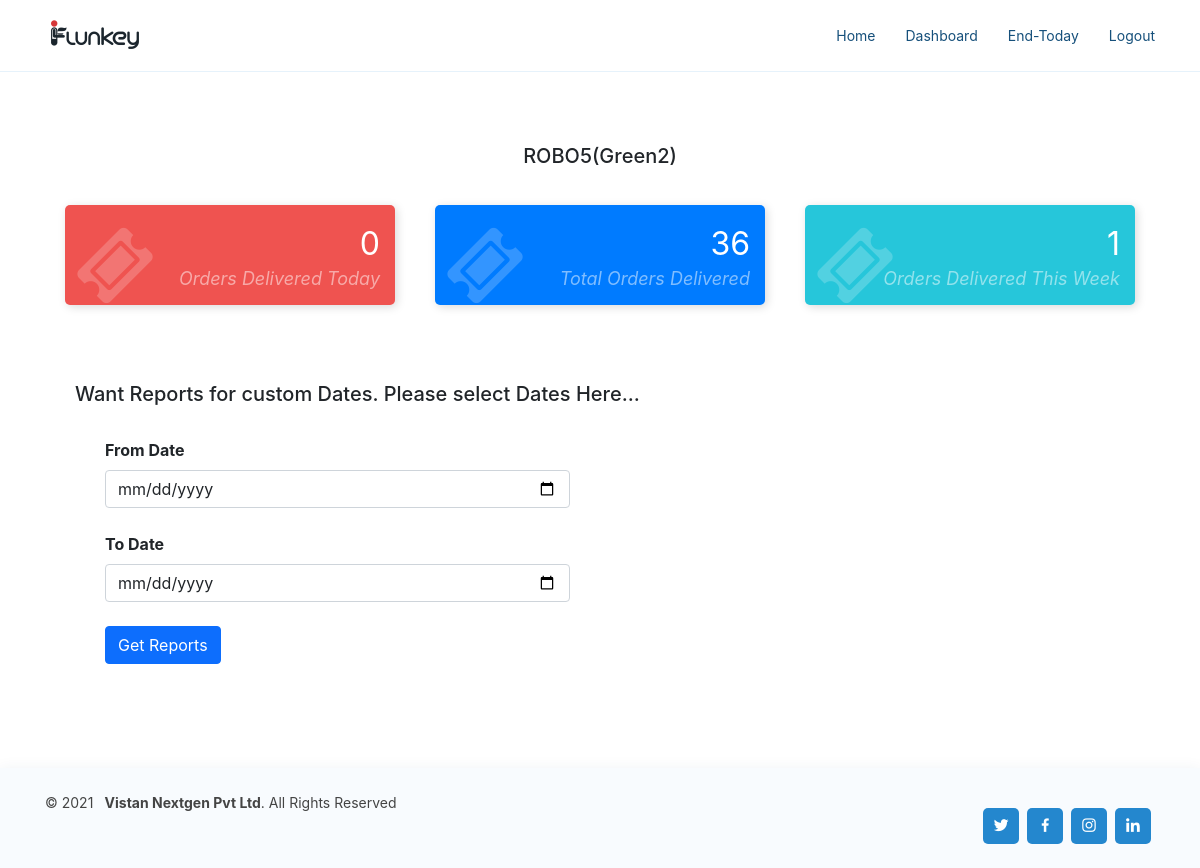
/dashboard/bot/54 (signed in), run on the app's committed database.
### RestaurantApp/models.py (models this page shows)
class Restaurant(models.Model):
    rest_name = models.CharField(max_length = 300, unique = True)
    rest_location = models.CharField(max_length = 300)
    rest_logo = models.ImageField(upload_to = 'logos')
    created_at = models.DateTimeField(auto_now_add = True)
    updated_at = models.DateTimeField(auto_now = True)
    class Meta:
        ordering = ('-id',)
        verbose_name = 'Restaurant'
        verbose_name_plural = 'Restaurants'
    def __str__(self):
        return str(self.rest_name)

### BotsApp/models.py (models this page shows, shortened)
class Bot(models.Model):
    rest = models.ForeignKey(Restaurant, on_delete=models.CASCADE)
    bot_no = models.IntegerField()
    bot_name = models.CharField(max_length = 300)
    bot_color = models.CharField(max_length = 200)
    image = models.ImageField(upload_to = 'bot_images')
    status = models.BooleanField(default=True, help_text="bot working(active or inactive)")   # active or inactive
    avialable = models.BooleanField(default=True, help_text="available or not avialabe for delivery")  # avialabe to serve or not avialable
    ip = models.CharField(max_length=15)
    port = models.IntegerField()
    created_at = models.DateTimeField(auto_now_add=True)
    updated_at = models.DateTimeField(auto_now = True)
    battery = models.DecimalField(max_digits=5, decimal_places=2, default = 0)
    class Meta:
        verbose_name = 'Bot'
        verbose_name_plural = 'Bots'
        ordering = ('-id',)

### DashboardApp/views.py (the view)
# urls.py: path('bot/<str:id>', views.BotDashboardView, name = 'bot-dashboard')
def BotDashboardView(request, id):
    if request.method == "POST":
        startdate = request.POST['startdate']
        enddate = request.POST['enddate']
        bot = Bot.objects.get(id = id)
        fd = Delivery.objects.filter(food_delivered = False, bot_name = bot.bot_name)
        td = Delivery.objects.filter(food_delivered = False, bot_name = bot.bot_name,created_at__date = date.today())
        date1 = datetime.today()
        week = date1.strftime('%V')
        tw = Delivery.objects.filter(food_delivered = False, bot_name = bot.bot_name,created_at__week = week)
        if enddate > startdate:
            print(startdate, enddate)
            d_post = Delivery.objects.filter(created_at__range=(startdate, enddate), bot_name = bot.bot_name)
            print(d_post)
            return render(request, 'DashboardApp/bot_dashboard.html', {
                                                                        'd_post':len(d_post),
                                                                        'fd':len(fd),
                                                                        'td':len(td),
                                                                        'bot_name':bot.bot_name,
                                                                        'bot':bot,
                                                                        'tw':len(tw),
                                                                        'startdate': startdate,
                                                                        'enddate':enddate,
                                                                    })
        elif enddate == startdate:
            e = datetime.strptime(enddate, '%Y-%m-%d')
            d_post = Delivery.objects.filter(created_at__date = e, bot_name = bot.bot_name)
            return render(request, 'DashboardApp/bot_dashboard.html', {
                                                                        'd_post':len(d_post),
                                                                        'fd':len(fd),
                                                                        'td':len(td),
                                                                        'bot_name':bot.bot_name,
                                                                        'bot':bot,
                                                                        'tw':len(tw),
                                                                        'startdate': startdate,
                                                                        'enddate':enddate,
                                                                    })
        else:
            return HttpResponse('Invlaid dates submitted')
    else:
        bot = Bot.objects.get(id = id)
        fd = Delivery.objects.filter(food_delivered = False, bot_name = bot.bot_name)
        td = Delivery.objects.filter(food_delivered = False, bot_name = bot.bot_name,created_at__date = date.today())
        date1 = datetime.today()
        week = date1.strftime('%V')
        tw = Delivery.objects.filter(food_delivered = False, bot_name = bot.bot_name,created_at__week = week)
        return render(request, 'DashboardApp/bot_dashboard.html', {
                                                                'fd':len(fd),
                                                                'td':len(td),
                                                                'bot_name':bot.bot_name,
                                                                'bot':bot,
                                                                'tw':len(tw),
                                                                })

### DashboardApp/templates/DashboardApp/bot_dashboard.html (shortened to what this page needs)
{% extends 'base.html' %}
{% load static %}
{% block css %}
<link href="{% static "assets/css/boot.min.css" %}" rel="stylesheet" id="bootstrap-css">
{% endblock %}
{% block content %}
    <div class="container">
        <div class="container"><br><br>
            <center>
                <b>
                    <h5>{{bot_name}}({{bot.bot_color|title}})</h5>
                </b>
            </center>
            <br>
            <div class="row">
                <div class="col-md-4">
                  <div class="card-counter danger">
                    <i class="fa fa-ticket"></i>
                    <span class="count-numbers">{{td}}</span>
                    <span class="count-name">Orders Delivered Today</span>
                  </div>
                </div>
                <div class="col-md-4">
                  <div class="card-counter primary">
                    <i class="fa fa-ticket"></i>
                    <span class="count-numbers">{{fd}}</span>
                    <span class="count-name">Total Orders Delivered</span>
                  </div>
                </div>
                <div class="col-md-4">
                  <div class="card-counter info">
                    <i class="fa fa-ticket"></i>
                    <span class="count-numbers">{{tw}}</span>
                    <span class="count-name">Orders Delivered This Week</span>
                  </div>
                </div>
            </div><br><br>
            <div class="container"><br>
                <h5>Want Reports for custom Dates. Please select Dates Here...</h5><br>
                <div class="row">
                    <div class="col-8">
                        <div class="container form-group mb-2">
                            <form method = "POST" class = "form-inline">
                                <div class="form-row">
                                    <div class="form-group col-md-9">
                                        <b><label for="">From Date</label></b>
                                        <input class = "form-control" type="date" name = "startdate"> <br>
                                    </div>
                                    <div class="form-group col-md-9">
                                        <b><label for="">To Date</label></b>
                                        <input class = "form-control" type="date" name = "enddate"> <br>
                                    </div>
                                    <div class="form-group col-md-4">
                                        <button type="submit" class = "btn btn-md btn-primary">Get Reports</button>
                                    </div>
                                </div>
                            </form>
                        </div>
                    </div>
                <div class="col-md-4">
                    <br><br>
                </div>
                </div>
            </div>
        </div>
    </div>
{% endblock %}

### templates/base.html (shortened to what this page needs)
<!DOCTYPE html>
<html lang="en">
{% load static %}
<head>
  <link href="{% static "assets/vendor/aos/aos.css" %}" rel="stylesheet">
  <link href="{% static "assets/vendor/bootstrap/css/bootstrap.min.css" %}" rel="stylesheet">
  <link href="{% static "assets/vendor/bootstrap-icons/bootstrap-icons.css" %}" rel="stylesheet">
  <link href="{% static "assets/vendor/boxicons/css/boxicons.min.css" %}" rel="stylesheet">
  <link href="{% static "assets/vendor/glightbox/css/glightbox.min.css" %}" rel="stylesheet">
  <link href="{% static "assets/vendor/remixicon/remixicon.css" %}" rel="stylesheet">
  <link href="{% static "assets/vendor/swiper/swiper-bundle.min.css" %}" rel="stylesheet">
  <link rel="stylesheet" href="{% static "assets/vendor/sweetalert2/dist/sweetalert2.min.css" %}">
  <link href="{% static "assets/css/style.css" %}" rel="stylesheet">
  <link href="{% static "assets/css/style1.css" %}" rel="stylesheet">
  {% block css %}
  {% endblock %}
<link rel="stylesheet" href="https://cdnjs.cloudflare.com/ajax/libs/font-awesome/4.7.0/css/font-awesome.css" />
<body>
  <header id="header" class="fixed-top">
    <div class="container d-flex align-items-center justify-content-between">
      <a href="{% url 'BotsApp:bots-list' %}"><img src="/static{{rest.rest_logo.url}}" alt="{{rest.rest_name}}"></a>
      <nav id="navbar" class="navbar">
        <ul>
          <li><a class="nav-link scrollto " href="{% url 'BotsApp:bots-list' %}">Home</a></li>
          <li><a class="nav-link scrollto " href="{% url 'DashboardApp:dashboard' %}">Dashboard</a></li>
          <li><a class="nav-link scrollto end-button" href="{% url 'RestaurantApp:end-today' %}">End-Today</a></li>
          <li><a href="{% url 'AccountsApp:logout' %}" class="nav-link scrollto ">Logout</a></li>
        </ul>
      </nav>
    </div>
  </header>
  <main id="main">
    <section class="inner-page">
      <p>
        {% block content %}
          {% endblock %}
        </p>
    </section>
  </main>
  <footer id="footer">
    <div class="container d-md-flex py-4">
      <div class="me-md-auto text-center text-md-start">
        <div class="copyright">
          &copy; 2021 &nbsp;<strong><span> Vistan Nextgen Pvt Ltd</span></strong>. All Rights Reserved
        </div>
      </div>
      <div class="social-links text-center text-md-right pt-3 pt-md-0">
        <a href="https://twitter.com/nextgenvistan" class="twitter"><i class="bx bxl-twitter"></i></a>
        <a href="https://www.facebook.com/vistannextgen1/" class="facebook"><i class="bx bxl-facebook"></i></a>
        <a href="https://www.instagram.com/vistannextgen/" class="instagram"><i class="bx bxl-instagram"></i></a>
        <a href="https://in.linkedin.com/company/vistannextgen" class="linkedin"><i class="bx bxl-linkedin"></i></a>
      </div>
    </div>
  </footer>
</body>
</html>

### static/assets/css/style.css (style rules this page uses)
body { font-family: "Open Sans", sans-serif; color: #444444; }
a { color: #2487ce; text-decoration: none; }
h1, h2, h3, h4, h5, h6 { font-family: "Raleway", sans-serif; }
#header { transition: all 0.5s; background: #fff; z-index: 997; padding: 15px 0; border-bottom: 1px solid #e6f2fb; }
.navbar { padding: 0; }
.navbar ul { margin: 0; padding: 0; display: flex; list-style: none; align-items: center; }
.navbar li { position: relative; }
.navbar a, .navbar a:focus { display: flex; align-items: center; justify-content: space-between; padding: 10px 0 10px 30px; font-size: 14px; color: #16507b; white-space: nowrap; transition: 0.3s; }
section { padding: 80px 0; overflow: hidden; }
#footer { color: #444444; font-size: 14px; background: #f8fbfe; box-shadow: 0px 2px 15px rgba(18, 66, 101, 0.08); }
#footer .social-links a { font-size: 18px; display: inline-block; background: #2487ce; color: #fff; line-height: 1; padding: 8px 0; margin-right: 4px; border-radius: 5px; text-align: center; width: 36px; height: 36px; transition: 0.3s; }

### static/assets/css/style1.css (style rules this page uses)
.card-counter { box-shadow: 2px 2px 10px #DADADA; margin: 5px; padding: 20px 10px; background-color: #fff; height: 100px; border-radius: 5px; transition: .3s linear all; }
.card-counter.primary { background-color: #007bff; color: #FFF; }
.card-counter.danger { background-color: #ef5350; color: #FFF; }
.card-counter.info { background-color: #26c6da; color: #FFF; }
.card-counter i { font-size: 5em; opacity: 0.2; }
.card-counter .count-numbers { position: absolute; right: 35px; top: 20px; font-size: 32px; display: block; }
.card-counter .count-name { position: absolute; right: 35px; top: 65px; font-style: italic; text-transform: capitalize; opacity: 0.5; display: block; font-size: 18px; }

### data on the page
Restaurant: rest_logo (picture)
Bot: bot_name "ROBO5", bot_color "Green2"

### other printed values
{{ td }} "0"
{{ fd }} "36"
{{ tw }} "1"
